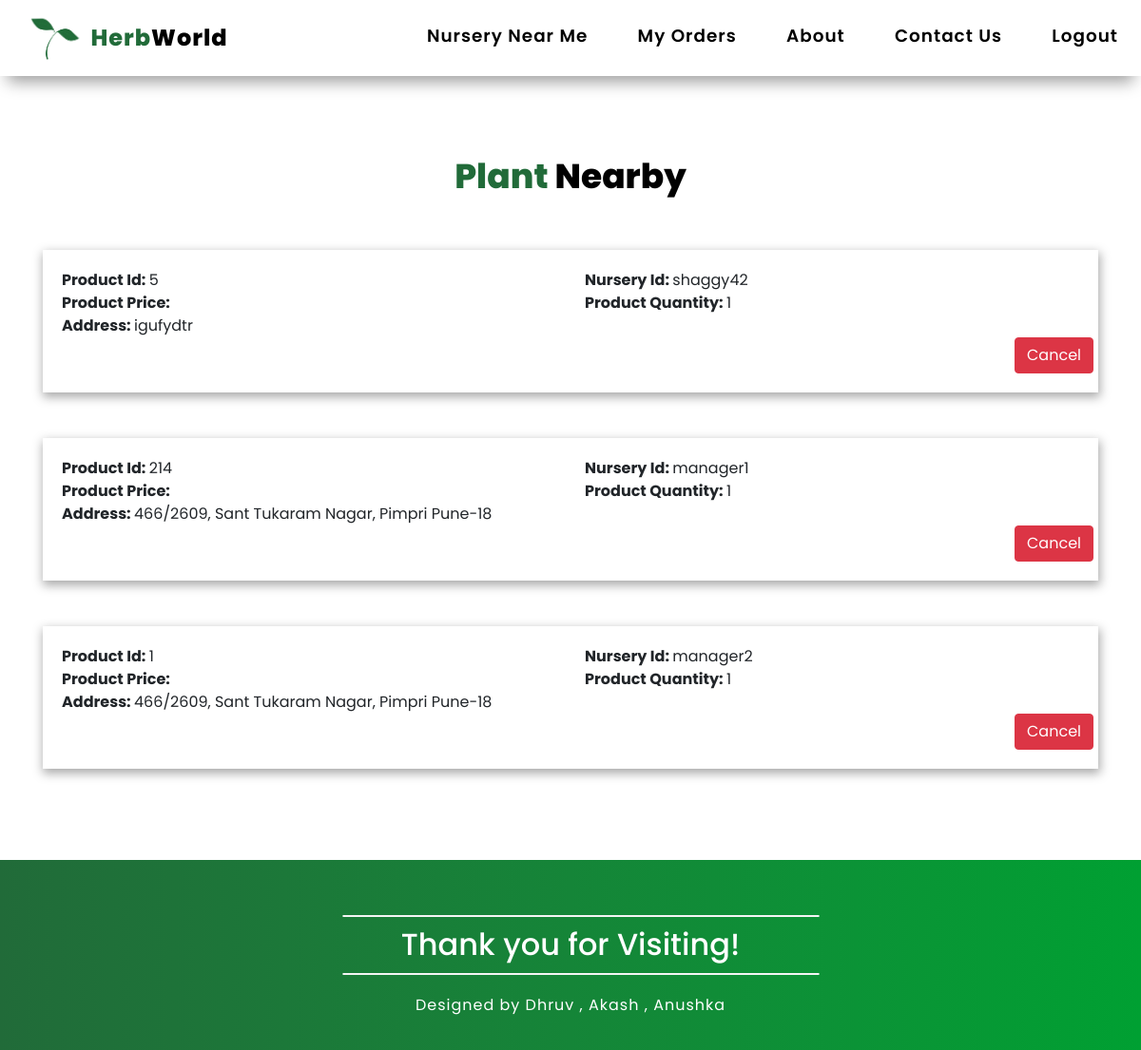
The app's page /myorders/ (signed in) with its own data.
### herbworldapp/models.py (models this page shows, shortened)
class Order(models.Model):
    order_id = models.CharField(max_length=50)
    product_id = models.CharField(max_length=50)
    nursery_id = models.CharField(max_length=50)
    customer_id = models.CharField(max_length=50)
    quantity = models.IntegerField(default=0)
    customer_name = models.CharField(max_length=50, default='none')
    order_total = models.IntegerField(default=0)
    email = models.CharField(max_length=70)
    phone = models.CharField(max_length=10)
    address = models.CharField(max_length=300)

### herbworldapp/views.py (the view)
# urls.py: path("myorders/", views.myOrders, name="myOrders"),
def myOrders(request):
    props = Order.objects.filter(customer_id=request.user.username)
    return render(request, 'herbworldapp/orderlist.html', {'props': props})

### herbworldapp/templates/herbworldapp/orderlist.html (shortened to what this page needs)
{% extends 'herbworldapp/basic.html' %}
{% load static %}
{% block body %}
<div class="container">
  <div class="row">
    <div class="col text-center">
      <div class="row  mt-5 mb-5 pt-3">
        <div class="col text-center">
          <h2 class="loginheading"><span class="loginheading1">Plant </span><span class="loginheading2">Nearby</span>
        </div>
      </div>
      {% for product in props reversed %}
      <div class="row mb-5">
        <div class="col text-left">
          <div class="productdetails">
            <div class="row">
              <div class="col col-6">
                <strong>Product Id: </strong> {{product.product_id}}
              </div>
              <div class="col col-6">
                <strong>Nursery Id: </strong> {{product.nursery_id}}
              </div>
            </div>
            <div class="row">
              <div class="col col-6">
                <strong>Product Price: </strong> {{product.price}}
              </div>
              <div class="col col-6">
                <strong>Product Quantity: </strong> {{product.quantity}}
              </div>
            </div>
            <div class="row">
              <div class="col"><strong>Address: </strong> {{product.address}}</div>
            </div>
            <div class="row justify-content-end">
              <button type="button buynow" class = "btn btn-danger">Cancel</button>
            </div>
          </div>
        </div>
      </div>
      {% endfor %}
    </div>
  </div>
</div>
</div>
{% endblock %}

### records on screen
Order: product_id "5", nursery_id "shaggy42", quantity "1", address "igufydtr"
Order: product_id "214", nursery_id "manager1", quantity "1", address "466/2609, Sant Tukaram Nagar, Pimpri Pune-18"
Order: product_id "1", nursery_id "manager2", quantity "1", address "466/2609, Sant Tukaram Nagar, Pimpri Pune-18"
